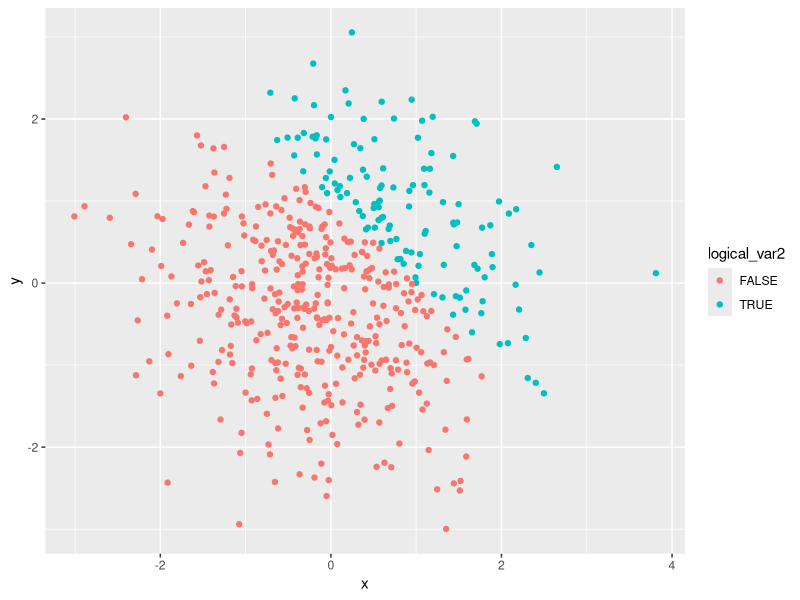
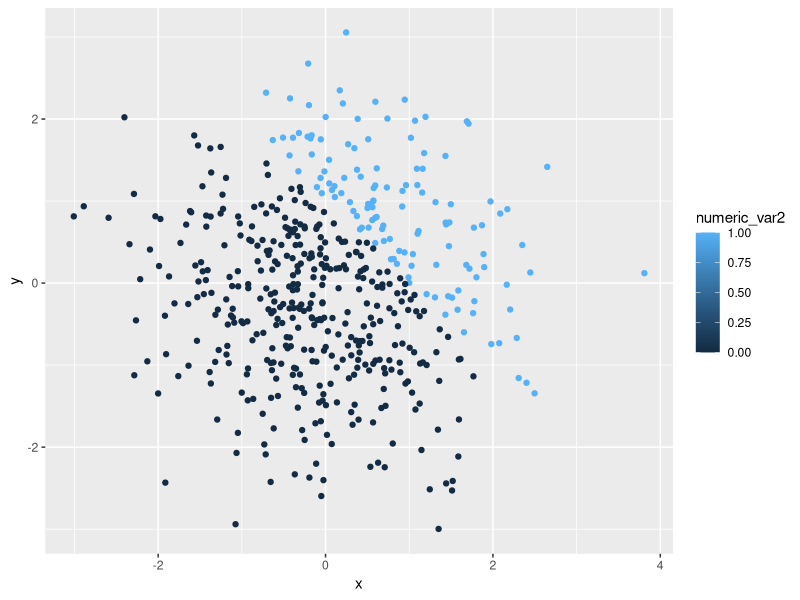
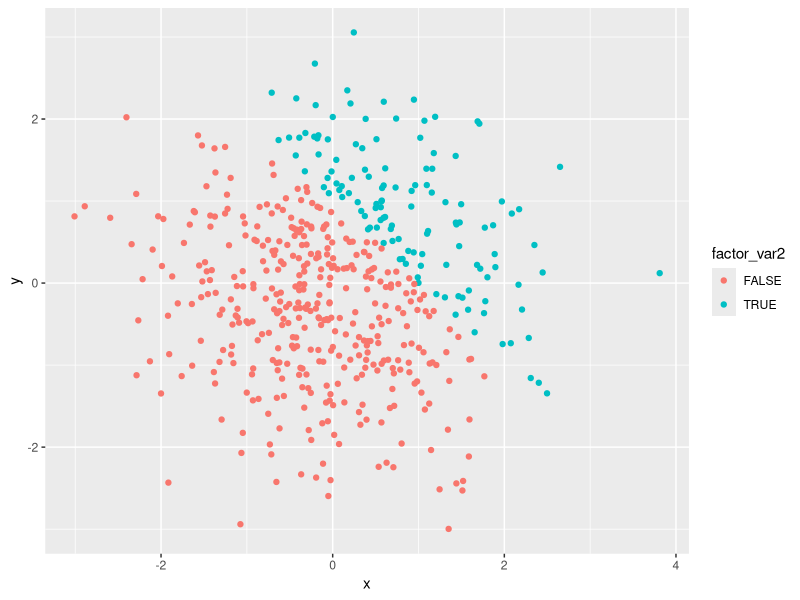

Write the R code that produced these figures, in order.
## ---- chunk 1
knitr::opts_chunk$set(echo = TRUE)
library(tidyverse)
## ---- chunk 2
###Setting the seed, so problem 1 random normal distribution stays the same
set.seed(1)

prob1_df = tibble(
  normal_var = rnorm(8),
  logical_var = normal_var > 0,
  charac_var = c("R", "is", "the", "best", "coding", "language", "ever", "!"),  
  factor_var = factor(c("negative", "low", "negative", "high", "low", "negative", "low", "low"))
)

## ---- chunk 3
mean(pull(prob1_df, normal_var))
mean(pull(prob1_df, logical_var))
mean(pull(prob1_df, charac_var))
mean(pull(prob1_df, factor_var))
## ---- chunk 4
##convert the logical vector to numeric, and multiply the random sample by the result
as.numeric(pull(prob1_df, logical_var))*(pull(prob1_df, normal_var))

##convert the logical vector to a factor, and multiply the random sample by the result
as.factor(pull(prob1_df, logical_var))*(pull(prob1_df, normal_var)) 

##convert the logical vector to a factor and then convert the result to numeric, and multiply the random sample by the result
as.numeric(as.factor(pull(prob1_df, logical_var)))*(pull(prob1_df, normal_var))

## ---- chunk 5
prob2_df = tibble(
  x = rnorm(500),
  y = rnorm(500),
  logical_var2 = (x + y > 1),
  numeric_var2 = as.numeric(logical_var2),
  factor_var2 = as.factor(logical_var2),
)

## ---- chunk 6
mean_samp = mean(pull(prob2_df, x))
median_samp = median(pull(prob2_df, x))
sd_samp = sd(pull(prob2_df, x))


prob_logical = 1 - pnorm(1, mean = 0.02, sd = 1.01)
percent_log = 100*prob_logical
## ---- chunk 7
ggplot(prob2_df, aes(x = x, y = y, color = logical_var2)) + geom_point()

ggplot(prob2_df, aes(x = x, y = y, color = numeric_var2)) + geom_point()

ggplot(prob2_df, aes(x = x, y = y, color = factor_var2)) + geom_point()

